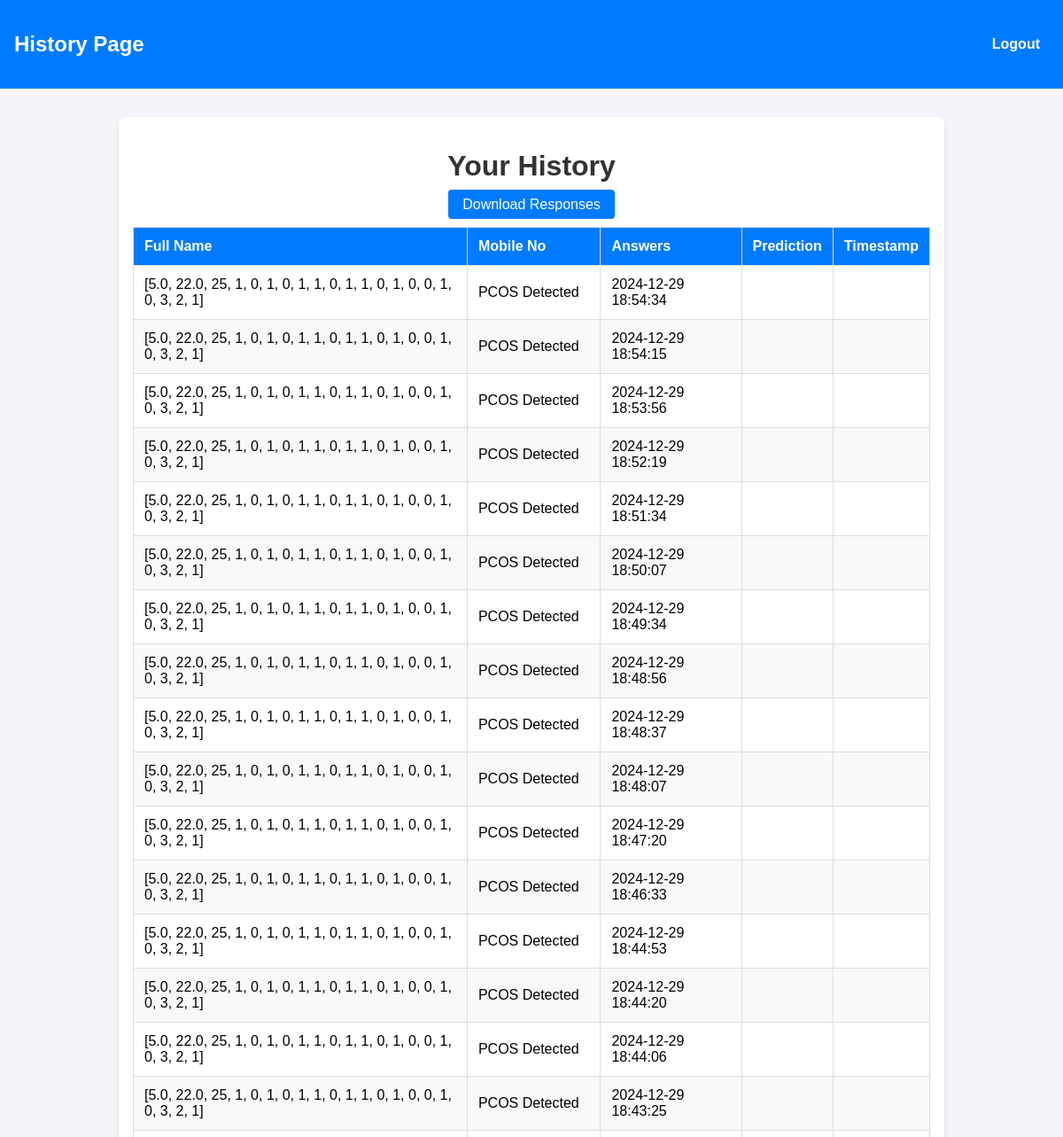
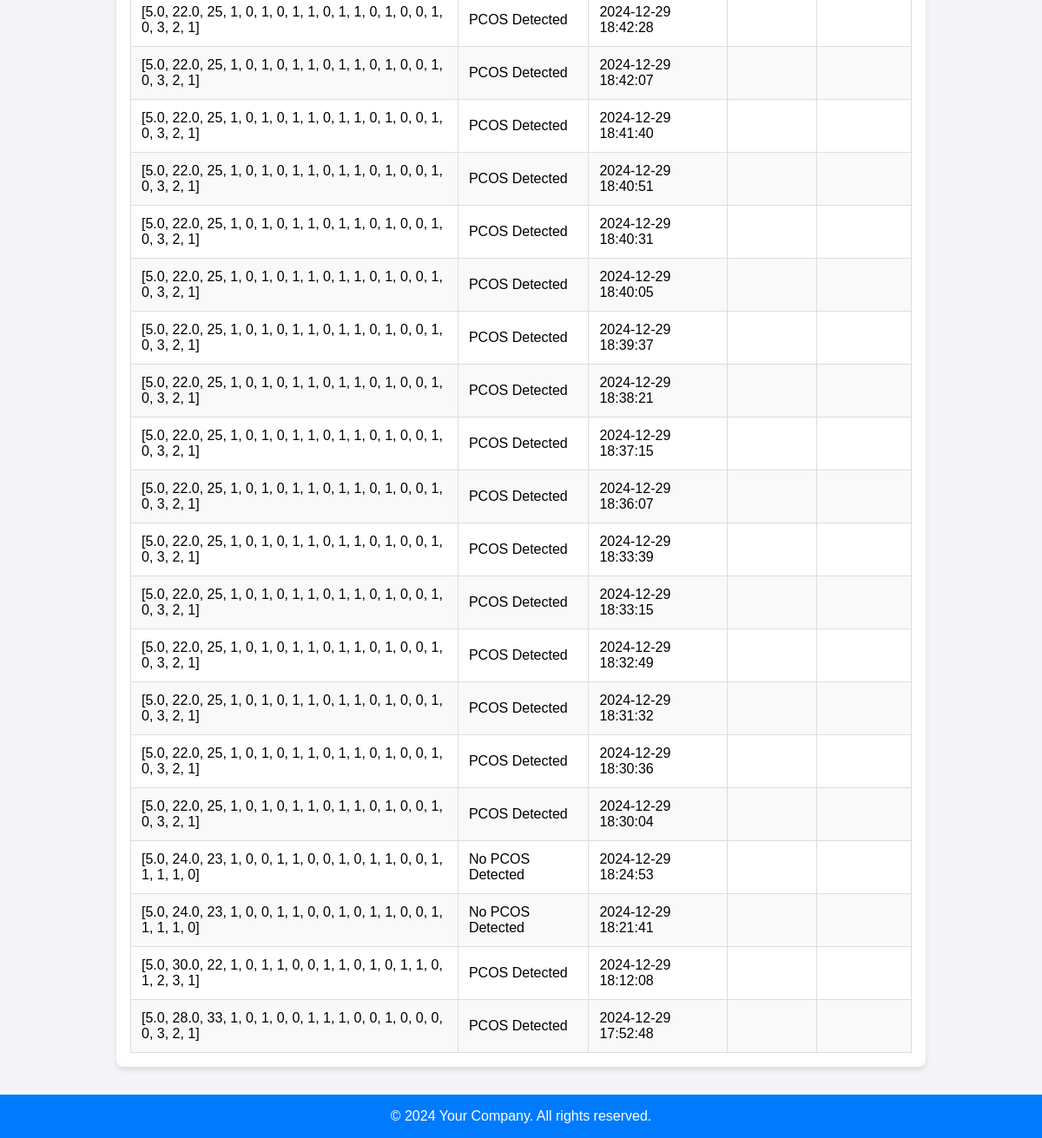
The app's page /history (signed in) with its own data (2 pictures, top to bottom).
### tables this page shows
CREATE TABLE user_responses (
            id INTEGER PRIMARY KEY AUTOINCREMENT,
            user_id INTEGER NOT NULL,
            answers TEXT NOT NULL,
            prediction TEXT NOT NULL,
            timestamp DATETIME DEFAULT CURRENT_TIMESTAMP,
            FOREIGN KEY (user_id) REFERENCES users (id)
        );

### app.py (the view)
    def wrapper(*args, **kwargs):
        if 'user_id' not in session:
            flash("You need to log in to access this page.", "error")
            return redirect(url_for("login"))
        return func(*args, **kwargs)

### app.py (called while the page is built)
def login_required(func):
    def wrapper(*args, **kwargs):
        if 'user_id' not in session:
            flash("You need to log in to access this page.", "error")
            return redirect(url_for("login"))
        return func(*args, **kwargs)
    wrapper.__name__ = func.__name__
    return wrapper

@app.route("/history")
@login_required
def history():
    try:
        conn = sqlite3.connect('users.db')
        cursor = conn.cursor()
        cursor.execute('''
            SELECT answers, prediction, timestamp
            FROM user_responses
            WHERE user_id = ?
            ORDER BY timestamp DESC
        ''', (session['user_id'],))
        records = cursor.fetchall()
        conn.close()
        return render_template("history.html", records=records)
    except Exception as e:
        flash(f"An error occurred while fetching history: {str(e)}", "error")
        return redirect(url_for("dashboard"))

### pcos/templates/history.html (shortened to what this page needs)
<!DOCTYPE html>
<html lang="en">
<head>
</head>
<body>
    <header>
        <h2>History Page</h2>
        <a href="{{ url_for('logout') }}">Logout</a>
    </header>
    <div class="container">
        <h1>Your History</h1>
        <div class="button-container">
            <a href="{{ url_for('download_responses') }}">Download Responses</a>
        </div>
        <table>
            <thead>
                <tr>
                    <th>Full Name</th>
                    <th>Mobile No</th>
                    <th>Answers</th>
                    <th>Prediction</th>
                    <th>Timestamp</th>
                </tr>
            </thead>
            <tbody>
                {% for record in records %}
                <tr>
                    <td>{{ record[0] }}</td>
                    <td>{{ record[1] }}</td>
                    <td>{{ record[2] }}</td>
                    <td>{{ record[3] }}</td>
                    <td>{{ record[4] }}</td>
                </tr>
                {% endfor %}
            </tbody>
        </table>
    </div>
    <footer>
        &copy; 2024 Your Company. All rights reserved.
    </footer>
</body>
</html>

### pcos/templates/history.html (style rules this page uses)
body { font-family: Arial, sans-serif; background-color: #f4f4f9; margin: 0; padding: 0; }
header { background-color: #007bff; color: white; padding: 1rem; display: flex; justify-content: space-between; align-items: center; }
header a { color: white; text-decoration: none; font-weight: bold; margin-right: 10px; }
.container { max-width: 900px; margin: 2rem auto; padding: 1rem; background: white; border-radius: 8px; box-shadow: 0 4px 6px rgba(0, 0, 0, 0.1); }
h1 { color: #333; text-align: center; margin-bottom: 1rem; }
.button-container { text-align: center; margin-bottom: 1rem; }
.button-container a { text-decoration: none; background-color: #007bff; color: white; padding: 0.5rem 1rem; border-radius: 4px; margin: 0 5px; }
table { width: 100%; border-collapse: collapse; margin-top: 1rem; }
table, th, td { border: 1px solid #ddd; }
th, td { padding: 12px; text-align: left; }
th { background-color: #007bff; color: white; }
tr:nth-child(even) { background-color: #f9f9f9; }
footer { text-align: center; padding: 1rem; background-color: #007bff; color: white; margin-top: 2rem; }

### records on screen
user_responses: answers "[5.0, 22.0, 25, 1, 0, 1, 0, 1, 1, 0, 1, 1, 0, 1, 0, 0, 1, 0, 3, 2, 1]", prediction "PCOS Detected", timestamp "2024-12-29 18:54:34"
user_responses: answers "[5.0, 22.0, 25, 1, 0, 1, 0, 1, 1, 0, 1, 1, 0, 1, 0, 0, 1, 0, 3, 2, 1]", prediction "PCOS Detected", timestamp "2024-12-29 18:54:15"
user_responses: answers "[5.0, 22.0, 25, 1, 0, 1, 0, 1, 1, 0, 1, 1, 0, 1, 0, 0, 1, 0, 3, 2, 1]", prediction "PCOS Detected", timestamp "2024-12-29 18:53:56"
user_responses: answers "[5.0, 22.0, 25, 1, 0, 1, 0, 1, 1, 0, 1, 1, 0, 1, 0, 0, 1, 0, 3, 2, 1]", prediction "PCOS Detected", timestamp "2024-12-29 18:52:19"
user_responses: answers "[5.0, 22.0, 25, 1, 0, 1, 0, 1, 1, 0, 1, 1, 0, 1, 0, 0, 1, 0, 3, 2, 1]", prediction "PCOS Detected", timestamp "2024-12-29 18:51:34"
user_responses: answers "[5.0, 22.0, 25, 1, 0, 1, 0, 1, 1, 0, 1, 1, 0, 1, 0, 0, 1, 0, 3, 2, 1]", prediction "PCOS Detected", timestamp "2024-12-29 18:50:07"
user_responses: answers "[5.0, 22.0, 25, 1, 0, 1, 0, 1, 1, 0, 1, 1, 0, 1, 0, 0, 1, 0, 3, 2, 1]", prediction "PCOS Detected", timestamp "2024-12-29 18:49:34"
user_responses: answers "[5.0, 22.0, 25, 1, 0, 1, 0, 1, 1, 0, 1, 1, 0, 1, 0, 0, 1, 0, 3, 2, 1]", prediction "PCOS Detected", timestamp "2024-12-29 18:48:56"
user_responses: answers "[5.0, 22.0, 25, 1, 0, 1, 0, 1, 1, 0, 1, 1, 0, 1, 0, 0, 1, 0, 3, 2, 1]", prediction "PCOS Detected", timestamp "2024-12-29 18:48:37"
user_responses: answers "[5.0, 22.0, 25, 1, 0, 1, 0, 1, 1, 0, 1, 1, 0, 1, 0, 0, 1, 0, 3, 2, 1]", prediction "PCOS Detected", timestamp "2024-12-29 18:48:07"
user_responses: answers "[5.0, 22.0, 25, 1, 0, 1, 0, 1, 1, 0, 1, 1, 0, 1, 0, 0, 1, 0, 3, 2, 1]", prediction "PCOS Detected", timestamp "2024-12-29 18:47:20"
user_responses: answers "[5.0, 22.0, 25, 1, 0, 1, 0, 1, 1, 0, 1, 1, 0, 1, 0, 0, 1, 0, 3, 2, 1]", prediction "PCOS Detected", timestamp "2024-12-29 18:46:33"
user_responses: answers "[5.0, 22.0, 25, 1, 0, 1, 0, 1, 1, 0, 1, 1, 0, 1, 0, 0, 1, 0, 3, 2, 1]", prediction "PCOS Detected", timestamp "2024-12-29 18:44:53"
user_responses: answers "[5.0, 22.0, 25, 1, 0, 1, 0, 1, 1, 0, 1, 1, 0, 1, 0, 0, 1, 0, 3, 2, 1]", prediction "PCOS Detected", timestamp "2024-12-29 18:44:20"
user_responses: answers "[5.0, 22.0, 25, 1, 0, 1, 0, 1, 1, 0, 1, 1, 0, 1, 0, 0, 1, 0, 3, 2, 1]", prediction "PCOS Detected", timestamp "2024-12-29 18:44:06"
user_responses: answers "[5.0, 22.0, 25, 1, 0, 1, 0, 1, 1, 0, 1, 1, 0, 1, 0, 0, 1, 0, 3, 2, 1]", prediction "PCOS Detected", timestamp "2024-12-29 18:43:25"
user_responses: answers "[5.0, 22.0, 25, 1, 0, 1, 0, 1, 1, 0, 1, 1, 0, 1, 0, 0, 1, 0, 3, 2, 1]", prediction "PCOS Detected", timestamp "2024-12-29 18:42:28"
user_responses: answers "[5.0, 22.0, 25, 1, 0, 1, 0, 1, 1, 0, 1, 1, 0, 1, 0, 0, 1, 0, 3, 2, 1]", prediction "PCOS Detected", timestamp "2024-12-29 18:42:07"
user_responses: answers "[5.0, 22.0, 25, 1, 0, 1, 0, 1, 1, 0, 1, 1, 0, 1, 0, 0, 1, 0, 3, 2, 1]", prediction "PCOS Detected", timestamp "2024-12-29 18:41:40"
user_responses: answers "[5.0, 22.0, 25, 1, 0, 1, 0, 1, 1, 0, 1, 1, 0, 1, 0, 0, 1, 0, 3, 2, 1]", prediction "PCOS Detected", timestamp "2024-12-29 18:40:51"
user_responses: answers "[5.0, 22.0, 25, 1, 0, 1, 0, 1, 1, 0, 1, 1, 0, 1, 0, 0, 1, 0, 3, 2, 1]", prediction "PCOS Detected", timestamp "2024-12-29 18:40:31"
user_responses: answers "[5.0, 22.0, 25, 1, 0, 1, 0, 1, 1, 0, 1, 1, 0, 1, 0, 0, 1, 0, 3, 2, 1]", prediction "PCOS Detected", timestamp "2024-12-29 18:40:05"
user_responses: answers "[5.0, 22.0, 25, 1, 0, 1, 0, 1, 1, 0, 1, 1, 0, 1, 0, 0, 1, 0, 3, 2, 1]", prediction "PCOS Detected", timestamp "2024-12-29 18:39:37"
user_responses: answers "[5.0, 22.0, 25, 1, 0, 1, 0, 1, 1, 0, 1, 1, 0, 1, 0, 0, 1, 0, 3, 2, 1]", prediction "PCOS Detected", timestamp "2024-12-29 18:38:21"
user_responses: answers "[5.0, 22.0, 25, 1, 0, 1, 0, 1, 1, 0, 1, 1, 0, 1, 0, 0, 1, 0, 3, 2, 1]", prediction "PCOS Detected", timestamp "2024-12-29 18:37:15"
user_responses: answers "[5.0, 22.0, 25, 1, 0, 1, 0, 1, 1, 0, 1, 1, 0, 1, 0, 0, 1, 0, 3, 2, 1]", prediction "PCOS Detected", timestamp "2024-12-29 18:36:07"
user_responses: answers "[5.0, 22.0, 25, 1, 0, 1, 0, 1, 1, 0, 1, 1, 0, 1, 0, 0, 1, 0, 3, 2, 1]", prediction "PCOS Detected", timestamp "2024-12-29 18:33:39"
user_responses: answers "[5.0, 22.0, 25, 1, 0, 1, 0, 1, 1, 0, 1, 1, 0, 1, 0, 0, 1, 0, 3, 2, 1]", prediction "PCOS Detected", timestamp "2024-12-29 18:33:15"
user_responses: answers "[5.0, 22.0, 25, 1, 0, 1, 0, 1, 1, 0, 1, 1, 0, 1, 0, 0, 1, 0, 3, 2, 1]", prediction "PCOS Detected", timestamp "2024-12-29 18:32:49"
user_responses: answers "[5.0, 22.0, 25, 1, 0, 1, 0, 1, 1, 0, 1, 1, 0, 1, 0, 0, 1, 0, 3, 2, 1]", prediction "PCOS Detected", timestamp "2024-12-29 18:31:32"
user_responses: answers "[5.0, 22.0, 25, 1, 0, 1, 0, 1, 1, 0, 1, 1, 0, 1, 0, 0, 1, 0, 3, 2, 1]", prediction "PCOS Detected", timestamp "2024-12-29 18:30:36"
user_responses: answers "[5.0, 22.0, 25, 1, 0, 1, 0, 1, 1, 0, 1, 1, 0, 1, 0, 0, 1, 0, 3, 2, 1]", prediction "PCOS Detected", timestamp "2024-12-29 18:30:04"
user_responses: answers "[5.0, 24.0, 23, 1, 0, 0, 1, 1, 0, 0, 1, 0, 1, 1, 0, 0, 1, 1, 1, 1, 0]", prediction "No PCOS Detected", timestamp "2024-12-29 18:24:53"
user_responses: answers "[5.0, 24.0, 23, 1, 0, 0, 1, 1, 0, 0, 1, 0, 1, 1, 0, 0, 1, 1, 1, 1, 0]", prediction "No PCOS Detected", timestamp "2024-12-29 18:21:41"
user_responses: answers "[5.0, 30.0, 22, 1, 0, 1, 1, 0, 0, 1, 1, 0, 1, 0, 1, 1, 0, 1, 2, 3, 1]", prediction "PCOS Detected", timestamp "2024-12-29 18:12:08"
user_responses: answers "[5.0, 28.0, 33, 1, 0, 1, 0, 0, 1, 1, 1, 0, 0, 1, 0, 0, 0, 0, 3, 2, 1]", prediction "PCOS Detected", timestamp "2024-12-29 17:52:48"
